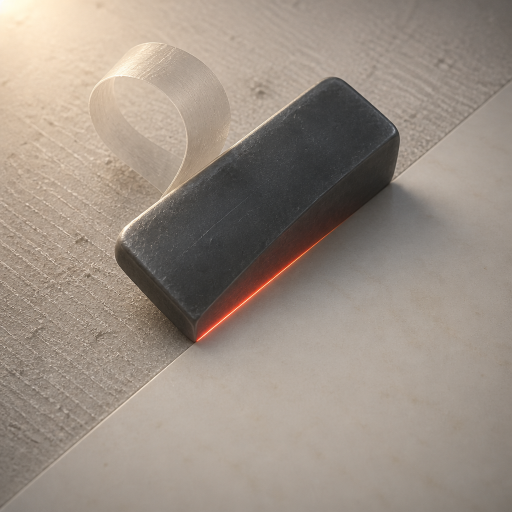
#> input picture plugins/improve-skill/assets/icon-engineC-f5665d-2.png, 1024 x 1024 px, given in place of .c1024.png, which was not available (shown at 1/2 size)
$ python m3.py
#> lines starting #> are read from the running program, lines starting #| are printed output that depends on the picture; pictures that were not available may be replaced by others from this repository, and a replacement may not be noted
"""Horizontal transects across both curls at 1024, printed as numbers.

The question a transect answers that a crop cannot: how much of each ribbon's
contrast is carried by its rim and how much by its body, and how dark each
material actually gets against the ground right beside it.
"""
import subprocess, pathlib, numpy as np
from PIL import Image

A = pathlib.Path('/Users/lukerhodes/Dev/fledgeling-plugins/plugins/improve-skill/assets')
OUT = pathlib.Path(__file__).resolve().parent
NEUTRAL = 128


def render(svg, size, tag='c'):
#> called with size = 1024, tag = 'c'
    t = OUT / f'.{tag}{size}.png'
    subprocess.run(['rsvg-convert', '-w', str(size), '-h', str(size), str(svg), '-o', str(t)], check=True)
#> (this line was passed over: subprocess is not available in this run)
    return Image.open(t).convert('RGBA')


def ref(size):
    return Image.open(A / 'icon-engineC-f5665d-2.png').convert('RGBA').resize((size, size), Image.LANCZOS)


def to_gray(im):
    a = np.asarray(im, dtype=np.float64)
    al = a[..., 3:4] / 255.0
#> al: shape (1024, 1024, 1) float64; every value is 1
    rgb = a[..., :3] * al + NEUTRAL * (1 - al)
    return (0.2126 * rgb[..., 0] + 0.7152 * rgb[..., 1] + 0.0722 * rgb[..., 2]) / 255.0
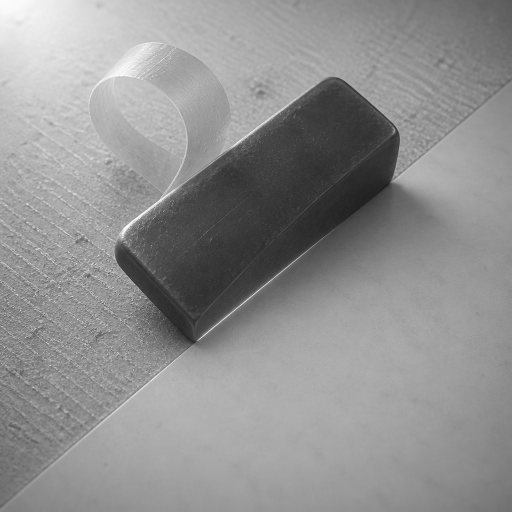
#> returned value: shape (1024, 1024) float64 (shown at 1/2 size); min 0.107, max 0.999, mean 0.567


def transect(g, y, x0, x1, step=8):
    return ' '.join(f'{g[y, x]:.2f}' for x in range(x0, x1, step))


if __name__ == '__main__':
    gc = to_gray(render(A / 'icon.svg', 1024))
    gr = to_gray(ref(1024))
    print('x from 140 to 460 step 8')
    for y in (180, 220, 260, 300, 340):
        print(f'\ny={y}')
        print('  cand', transect(gc, y, 140, 460))
        print('  ref ', transect(gr, y, 140, 460))
#> this loop made 5 passes
#|   cand 0.81 0.77 0.79 0.79 0.79 0.81 0.77 0.75 0.76 0.75 0.77 0.80 0.80 0.80 0.78 0.76 0.77 0.78 0.78 0.75 0.74 0.73 0.76 0.66 0.68 0.68 0.71 0.69 0.67 0.68 0.71 0.66 0.67 0.66 0.66 0.66 0.64 0.63 0.63 0.69
#|   ref  0.81 0.77 0.79 0.79 0.79 0.81 0.77 0.75 0.76 0.75 0.77 0.80 0.80 0.80 0.78 0.76 0.77 0.78 0.78 0.75 0.74 0.73 0.76 0.66 0.68 0.68 0.71 0.69 0.67 0.68 0.71 0.66 0.67 0.66 0.66 0.66 0.64 0.63 0.63 0.69
#|   cand 0.78 0.81 0.79 0.74 0.79 0.71 0.71 0.72 0.72 0.76 0.73 0.72 0.73 0.77 0.77 0.76 0.77 0.74 0.76 0.75 0.72 0.70 0.72 0.76 0.74 0.72 0.73 0.81 0.68 0.65 0.65 0.68 0.63 0.61 0.61 0.62 0.55 0.62 0.60 0.62
#|   ref  0.78 0.81 0.79 0.74 0.79 0.71 0.71 0.72 0.72 0.76 0.73 0.72 0.73 0.77 0.77 0.76 0.77 0.74 0.76 0.75 0.72 0.70 0.72 0.76 0.74 0.72 0.73 0.81 0.68 0.65 0.65 0.68 0.63 0.61 0.61 0.62 0.55 0.62 0.60 0.62
#|   cand 0.74 0.76 0.80 0.81 0.70 0.72 0.74 0.69 0.68 0.71 0.69 0.68 0.66 0.65 0.69 0.69 0.67 0.73 0.74 0.74 0.73 0.73 0.69 0.74 0.68 0.72 0.70 0.70 0.69 0.76 0.61 0.60 0.58 0.59 0.59 0.60 0.59 0.61 0.68 0.71
#|   ref  0.74 0.76 0.80 0.81 0.70 0.72 0.74 0.69 0.68 0.71 0.69 0.68 0.66 0.65 0.69 0.69 0.67 0.73 0.74 0.74 0.73 0.73 0.69 0.74 0.68 0.72 0.70 0.70 0.69 0.76 0.61 0.60 0.58 0.59 0.59 0.60 0.59 0.61 0.68 0.71
#|   cand 0.78 0.72 0.72 0.72 0.73 0.69 0.73 0.78 0.77 0.67 0.72 0.68 0.66 0.68 0.65 0.63 0.64 0.63 0.62 0.62 0.63 0.66 0.66 0.65 0.67 0.63 0.70 0.67 0.66 0.77 0.55 0.54 0.56 0.56 0.58 0.58 0.62 0.64 0.74 0.74
#|   ref  0.78 0.72 0.72 0.72 0.73 0.69 0.73 0.78 0.77 0.67 0.72 0.68 0.66 0.68 0.65 0.63 0.64 0.63 0.62 0.62 0.63 0.66 0.66 0.65 0.67 0.63 0.70 0.67 0.66 0.77 0.55 0.54 0.56 0.56 0.58 0.58 0.62 0.64 0.74 0.74
#|   cand 0.75 0.68 0.70 0.71 0.71 0.68 0.67 0.68 0.71 0.67 0.65 0.60 0.57 0.59 0.58 0.70 0.68 0.61 0.61 0.58 0.59 0.58 0.65 0.60 0.58 0.62 0.64 0.60 0.58 0.59 0.57 0.58 0.63 0.63 0.34 0.34 0.33 0.24 0.22 0.24
#|   ref  0.75 0.68 0.70 0.71 0.71 0.68 0.67 0.68 0.71 0.67 0.65 0.60 0.57 0.59 0.58 0.70 0.68 0.61 0.61 0.58 0.59 0.58 0.65 0.60 0.58 0.62 0.64 0.60 0.58 0.59 0.57 0.58 0.63 0.63 0.34 0.34 0.33 0.24 0.22 0.24

    # saturation in shadow: darkest pixel of each curl region and its RGB
    ca = np.asarray(render(A / 'icon.svg', 1024).convert('RGB'), dtype=np.float64)
    ra = np.asarray(ref(1024).convert('RGB'), dtype=np.float64)
    for name, arr, g, box in (('cand', ca, gc, (150, 150, 450, 440)), ('ref', ra, gr, (170, 80, 470, 400))):
        x0, y0, x1, y1 = box
        sub = g[y0:y1, x0:x1]
        i = np.unravel_index(np.argmin(sub), sub.shape)
        px = arr[y0 + i[0], x0 + i[1]]
        mx = np.unravel_index(np.argmax(sub), sub.shape)
        pxm = arr[y0 + mx[0], x0 + mx[1]]
        print(f'\n{name} curl box darkest L {sub.min():.4f} rgb {px} at {(x0+i[1], y0+i[0])}'
              f' | brightest L {sub.max():.4f} rgb {pxm} at {(x0+mx[1], y0+mx[0])}')
        print(f'  {name} local ground (a clean patch): ', end='')
        if name == 'cand':
            print(f'{g[120:170, 600:700].mean():.4f}')
        else:
            print(f'{g[120:170, 600:700].mean():.4f}')
#> this loop made 2 passes
#> (name, x0, y0, x1, y1, i, px, mx) on passes 1 to 2: ('cand', 150, 150, 450, 440, (285, 295), [47, 48, 49], (289, 118)), ('ref', 170, 80, 470, 400, (278, 299), [45, 44, 46], (60, 76))
#| cand curl box darkest L 0.1877 rgb [47. 48. 49.] at (445, 435) | brightest L 0.9994 rgb [255. 255. 253.] at (268, 439)
#|   cand local ground (a clean patch): 0.6100
#| ref curl box darkest L 0.1739 rgb [45. 44. 46.] at (469, 358) | brightest L 0.9977 rgb [255. 255. 247.] at (246, 140)
#|   ref local ground (a clean patch): 0.6100
#> pass 1, `sub = g[y0:y1, x0:x1]`:
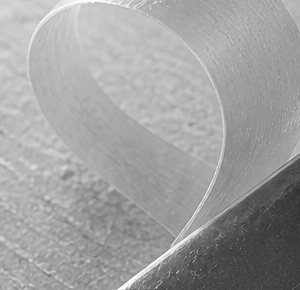
#> sub: shape (290, 300) float64; min 0.188, max 0.999, mean 0.627
#> pass 2, `sub = g[y0:y1, x0:x1]`:
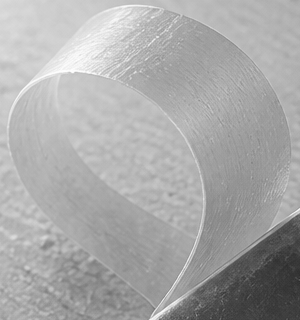
#> sub: shape (320, 300) float64; min 0.174, max 0.998, mean 0.662
